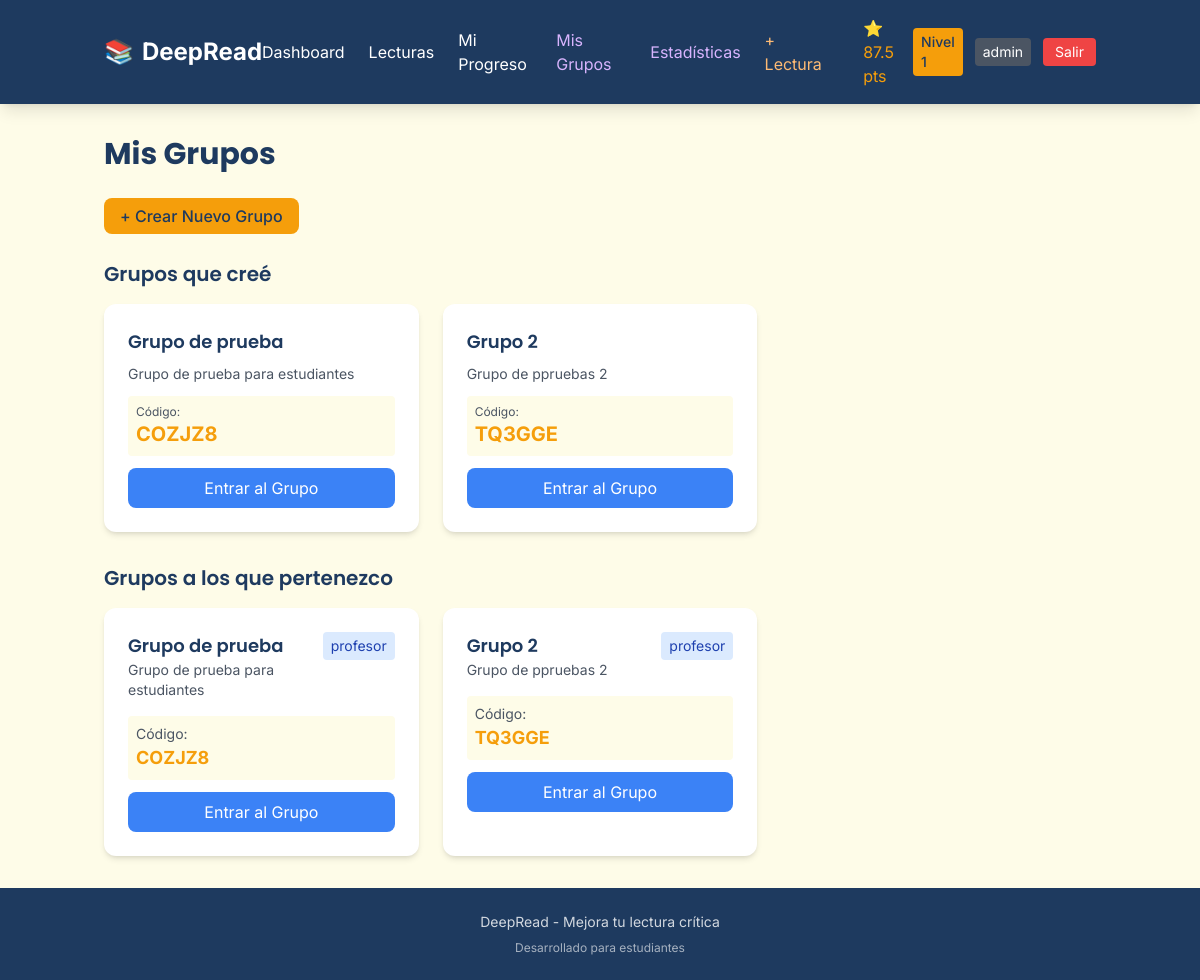
The app's page /mis_grupos (signed in) with its own data.
### models/user.py (models this page shows, shortened)
class Usuario(db.Model, UserMixin):
    __tablename__ = 'usuarios'
    id = db.Column(db.Integer, primary_key=True)
    username = db.Column(db.String(50), unique=True, nullable=False)
    email = db.Column(db.String(100), unique=True, nullable=False)
    password_hash = db.Column(db.String(255), nullable=False)
    rol = db.Column(db.String(20), default='estudiante')
    tipo_usuario = db.Column(db.String(20), default='gratuito')
    nivel_actual = db.Column(db.Integer, default=1)
    puntos_totales = db.Column(db.Integer, default=0)
    racha_dias = db.Column(db.Integer, default=0)
    ultimo_login = db.Column(db.Date, default=None)
    fecha_creacion = db.Column(db.DateTime, default=datetime.utcnow)
    def es_admin(self):
        return self.rol == 'admin'
    def es_profesor(self):
        return self.rol in ['profesor', 'admin']

### models/grupo.py (models this page shows, shortened)
class Grupo(db.Model):
    __tablename__ = 'grupos'
    id = db.Column(db.Integer, primary_key=True)
    nombre = db.Column(db.String(100), nullable=False)
    descripcion = db.Column(db.Text)
    profesor_id = db.Column(db.Integer, db.ForeignKey('usuarios.id'), nullable=False)
    codigo_unico = db.Column(db.String(10), unique=True, nullable=False)
    fecha_creacion = db.Column(db.DateTime, default=datetime.utcnow)
    activo = db.Column(db.Boolean, default=True)

class MiembroGrupo(db.Model):
    __tablename__ = 'miembros_grupo'
    id = db.Column(db.Integer, primary_key=True)
    grupo_id = db.Column(db.Integer, db.ForeignKey('grupos.id'), nullable=False)
    usuario_id = db.Column(db.Integer, db.ForeignKey('usuarios.id'), nullable=False)
    rol_en_grupo = db.Column(db.String(20), default='estudiante')
    fecha_union = db.Column(db.DateTime, default=datetime.utcnow)
    __table_args__ = (db.UniqueConstraint('grupo_id', 'usuario_id', name='uix_grupo_usuario'),)

### routes/main.py (the view)
@main_bp.route('/mis_grupos')
@login_required
def mis_grupos():
    from models.actividad import Actividad, ProgresoActividad
    grupos_creados = []
    if current_user.es_profesor() or current_user.es_admin():
        grupos_creados = Grupo.query.filter(
            (Grupo.profesor_id == current_user.id) | (Grupo.profesor_id == None)
        ).all() if current_user.es_admin() else Grupo.query.filter_by(profesor_id=current_user.id).all()
    miembro_grupos = MiembroGrupo.query.filter_by(usuario_id=current_user.id).all()
    grupos = []
    for m in miembro_grupos:
        grupo = db.session.get(Grupo, m.grupo_id)
        if grupo and grupo.activo:
            if current_user.es_profesor() and grupo.profesor_id != current_user.id and not current_user.es_admin():
                continue
            lecturas = Lectura.query.filter_by(grupo_id=grupo.id).all()
            grupos.append({
                'id': grupo.id,
                'nombre': grupo.nombre,
                'descripcion': grupo.descripcion,
                'codigo': grupo.codigo_unico,
                'rol': m.rol_en_grupo,
                'es_dueno': grupo.profesor_id == current_user.id,
                'lecturas': [{
                    'id': l.id,
                    'titulo': l.titulo,
                    'nivel': l.nivel,
                    'tiempo': l.tiempo_estimado_minutos,
                    'puntos': l.puntos_recompensa
                } for l in lecturas]
            })
    return render_template('mis_grupos.html', grupos=grupos, grupos_creados=grupos_creados)

### app.py (called while the page is built)
@login_manager.user_loader
def load_user(user_id):
    return db.session.get(Usuario, int(user_id))

### templates/mis_grupos.html (shortened to what this page needs)
{% extends "base.html" %}
{% block content %}
<div class="container mx-auto px-4 py-8">
    <h1 class="text-3xl font-bold text-primary mb-8">Mis Grupos</h1>
    {% if current_user.es_profesor() or current_user.es_admin() %}
    <div class="mb-8">
        <a href="{{ url_for('admin.crear_grupo') }}" class="bg-accent hover:opacity-90 text-primary px-4 py-2 rounded-lg font-medium">
            + Crear Nuevo Grupo
        </a>
    </div>
    {% endif %}
    {% if grupos_creados %}
    <h2 class="text-xl font-semibold text-primary mb-4">Grupos que creé</h2>
    <div class="grid md:grid-cols-2 lg:grid-cols-3 gap-6 mb-8">
        {% for grupo in grupos_creados %}
        <div class="bg-white rounded-xl shadow-md p-6">
            <h3 class="text-lg font-semibold text-primary mb-2">{{ grupo.nombre }}</h3>
            <p class="text-sm text-gray-600 mb-3">{{ grupo.descripcion or 'Sin descripción' }}</p>
            <div class="bg-cream p-2 rounded mb-3">
                <p class="text-xs text-gray-600">Código:</p>
                <p class="text-xl font-bold text-accent">{{ grupo.codigo_unico }}</p>
            </div>
            <a href="{{ url_for('admin.ver_grupo', grupo_id=grupo.id) }}" class="block w-full bg-secondary text-white text-center py-2 rounded-lg">
                Entrar al Grupo
            </a>
        </div>
        {% endfor %}
    </div>
    {% endif %}
    {% if grupos %}
    <h2 class="text-xl font-semibold text-primary mb-4">Grupos a los que pertenezco</h2>
    <div class="grid md:grid-cols-2 lg:grid-cols-3 gap-6">
        {% for grupo in grupos %}
        <div class="bg-white rounded-xl shadow-md p-6">
            <div class="flex justify-between items-start mb-4">
                <div>
                    <h3 class="text-lg font-semibold text-primary">{{ grupo.nombre }}</h3>
                    <p class="text-sm text-gray-600">{{ grupo.descripcion or 'Sin descripción' }}</p>
                </div>
                <span class="px-2 py-1 rounded text-sm {% if grupo.rol == 'profesor' %}bg-blue-100 text-blue-800{% else %}bg-green-100 text-green-800{% endif %}">
                    {{ grupo.rol }}
                </span>
            </div>
            {% if grupo.codigo %}
            <div class="bg-cream p-2 rounded mb-3">
                <p class="text-sm text-gray-600">Código:</p>
                <p class="text-lg font-bold text-accent">{{ grupo.codigo }}</p>
            </div>
            {% endif %}
            <a href="{{ url_for('admin.ver_grupo', grupo_id=grupo.id) }}" class="block w-full bg-secondary text-white text-center py-2 rounded-lg mt-3">
                Entrar al Grupo
            </a>
        </div>
        {% endfor %}
    </div>
    {% endif %}
</div>
{% endblock %}

### templates/base.html (shortened to what this page needs)
<!DOCTYPE html>
<html lang="es">
<head>
    <script src="https://cdn.tailwindcss.com"></script>
</head>
<body class="bg-cream min-h-screen flex flex-col">
    {% block header %}
    <header class="bg-primary text-white shadow-lg">
        <nav class="container mx-auto px-4 py-4 flex items-center justify-between">
            <a href="{{ url_for('main.index') }}" class="text-2xl font-bold flex items-center gap-2">
                <span class="text-accent">📚</span> DeepRead
            </a>
            <div class="hidden md:flex items-center gap-6">
                {% if current_user.is_authenticated %}
                    <a href="{{ url_for('main.dashboard') }}" class="hover:text-accent transition">Dashboard</a>
                    <a href="{{ url_for('main.lecturas') }}" class="hover:text-accent transition">Lecturas</a>
                    <a href="{{ url_for('main.progreso') }}" class="hover:text-accent transition">Mi Progreso</a>
                    <a href="{{ url_for('main.mis_grupos') }}" class="hover:text-accent transition text-purple-300">Mis Grupos</a>
                    {% if current_user.es_admin() %}
                    <a href="{{ url_for('admin.ver_estadisticas') }}" class="hover:text-accent transition text-purple-300">Estadísticas</a>
                    <a href="{{ url_for('admin.crear_lectura_publica') }}" class="hover:text-accent transition text-orange-300">+ Lectura</a>
                    {% endif %}
                    <div class="flex items-center gap-3 ml-4">
                        <span class="text-accent">⭐ {{ current_user.puntos_totales }} pts</span>
                        <span class="bg-accent text-primary px-2 py-1 rounded text-sm font-medium">Nivel {{ current_user.nivel_actual }}</span>
                        <span class="bg-gray-600 px-2 py-1 rounded text-sm text-white">{{ current_user.rol }}</span>
                        <a href="{{ url_for('auth.logout') }}" class="bg-red-500 hover:bg-red-600 px-3 py-1 rounded text-sm transition">Salir</a>
                    </div>
                {% else %}
                    <a href="{{ url_for('auth.login') }}" class="hover:text-accent transition">Iniciar Sesión</a>
                    <a href="{{ url_for('auth.register') }}" class="bg-accent text-primary px-4 py-2 rounded-lg font-medium hover:opacity-90 transition">Registrarse</a>
                {% endif %}
            </div>
        </nav>
    </header>
    {% endblock %}
    <main class="flex-grow">
        {% block content %}{% endblock %}
    </main>
    <footer class="bg-primary text-white py-6 mt-auto">
        <div class="container mx-auto px-4 text-center">
            <p class="text-sm opacity-80">DeepRead - Mejora tu lectura crítica</p>
            <p class="text-xs opacity-60 mt-2">Desarrollado para estudiantes</p>
        </div>
    </footer>
</body>
</html>

### templates/base.html (style rules this page uses)
body { font-family: 'Inter', sans-serif; }
h1, h2, h3, h4, h5, h6 { font-family: 'Poppins', sans-serif; }

### records on screen
Usuario: puntos_totales "87.5", nivel_actual "1", rol "admin"
Grupo: nombre "Grupo de prueba", descripcion "Grupo de prueba para estudiantes", codigo_unico "COZJZ8", nombre "Grupo de prueba", descripcion "Grupo de prueba para estudiantes", codigo "COZJZ8"
Grupo: nombre "Grupo 2", descripcion "Grupo de ppruebas 2", codigo_unico "TQ3GGE", nombre "Grupo 2", descripcion "Grupo de ppruebas 2", codigo "TQ3GGE"
MiembroGrupo: rol "profesor"
MiembroGrupo: rol "profesor"
